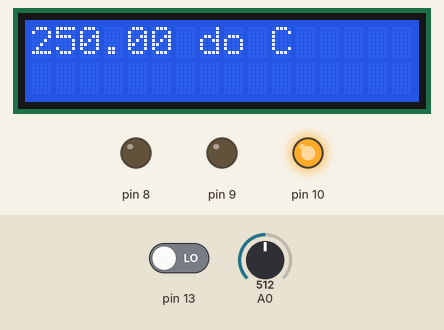
The sketch below on a simulated Arduino Uno, built with avr-gcc and run on an emulated ATmega328P. Parts: 16×2 character LCD, output pins drawn as LEDs (lit = HIGH). The test bench sets the inputs (shaded band); at power-on: pin 13 LOW, A0 = 512.

Above: at 1.2 s.
1.3 s: pin 13 driven HIGH
At 2.3 s:
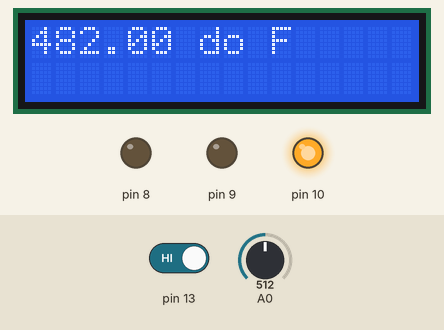
2.9 s: A0 set to 64
At 3.2 s:
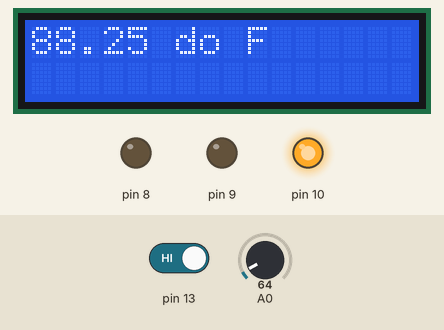
4.4 s: A0 set to 57
At 5.6 s:
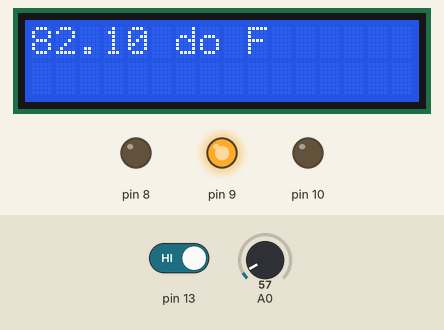
6.0 s: A0 set to 37
At 6.8 s:
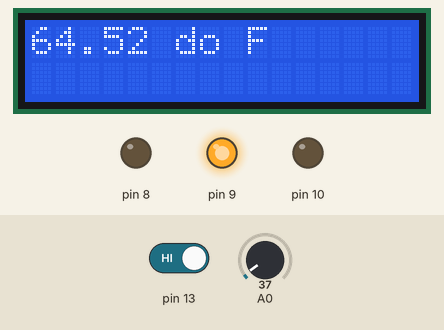
7.6 s: A0 set to 33
At 8.8 s:
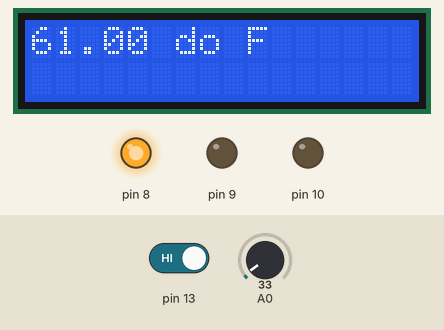
9.1 s: A0 set to 716
At 10.0 s:
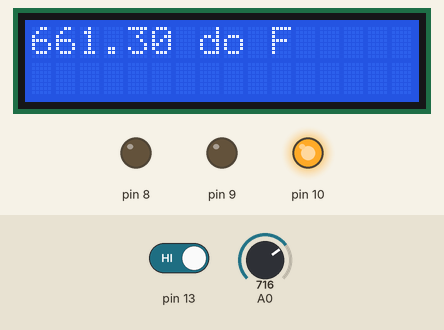
Timing chart, 0 to 12.1 s (numbered marks = the images above; inputs shaded):
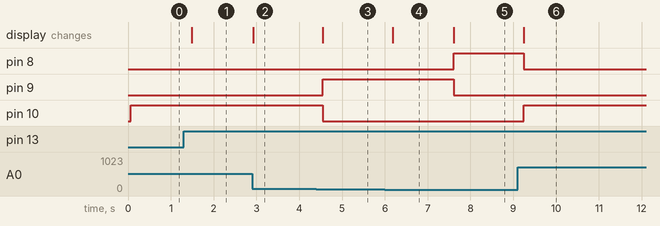

Measured:
- the behaviour switches between 62 and 61 on A0 (found by bisection; images 2 and 3)
- the behaviour switches between 35 and 34 on A0 (found by bisection; images 4 and 5)
- after the input at 1.3 s, the display: changes after 0.19 s (image 1)
- after the input at 2.9 s, the display: changes at once (image 2)
- after the input at 4.4 s, pin 9: LOW → HIGH after 0.15 s; pin 10: HIGH → LOW after 0.15 s; the display: changes after 0.15 s (image 3)
- after the input at 6.0 s, the display: changes after 0.19 s (image 4)
- after the input at 7.6 s, pin 8: LOW → HIGH at once; pin 9: HIGH → LOW at once; the display: changes at once (image 5)
- after the input at 9.1 s, pin 8: HIGH → LOW after 0.14 s; pin 10: LOW → HIGH after 0.14 s; the display: changes after 0.14 s (image 6)

The sketch:

B10.ino
```cpp
#include <LiquidCrystal.h>
const int numRows = 2;
const int numCols = 16;
LiquidCrystal lcd(12, 11, 5, 4, 3, 2);

void setup() {
  lcd.begin(numCols, numRows);
  pinMode(A0, INPUT);
  pinMode(13, INPUT);
  pinMode(8, OUTPUT);
  pinMode(9, OUTPUT);
  pinMode(10, OUTPUT);
  digitalWrite(0,LOW);
}
float voltage;
float temp;
float tempF;
//float tempF;
byte btn_State=LOW;
byte tempMode=LOW;

void loop() {
  lcd.clear();
  if (digitalRead(13) && !btn_State) {
    tempMode=!tempMode;
  }


  voltage = analogRead(A0) * 5.0 / 1024.0;
  temp = voltage * 100.0;
  //tempF = (temp*1.8)+32;

  if (tempMode) {
    tempF = (temp * 1.8) + 32;
    lcd.print(String(tempF) + " do F");
  } else {
    lcd.print(String(temp) + " do C");
  }

  if (temp < 17) {
    digitalWrite(8,HIGH);
    digitalWrite(9,LOW);
    digitalWrite(10,LOW);
  } else if (temp <= 30) {
    digitalWrite(8,LOW);
    digitalWrite(9,HIGH);
    digitalWrite(10,LOW);
  } else {
    digitalWrite(8,LOW);
    digitalWrite(9,LOW);
    digitalWrite(10,HIGH);
  }
  btn_State = digitalRead(13);
  delay(200);
}
```
